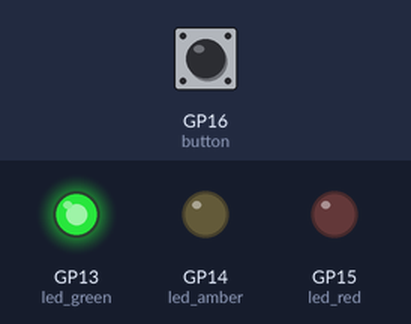
This program was run on a simulated Raspberry Pi Pico running MicroPython. Shown: output pins drawn as LEDs (lit = HIGH). The inputs (shaded band) are chosen by the test bench; at power-on: GP16 (button) LOW. Threads take turns every 2 ms.

Above: at 1.2 s.
1.3 s: GP16 (button) pulled HIGH for 0.15 s
At 6.8 s:
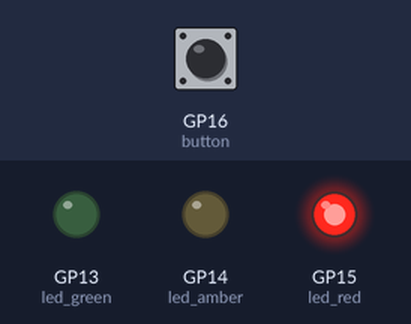
At 11.8 s:
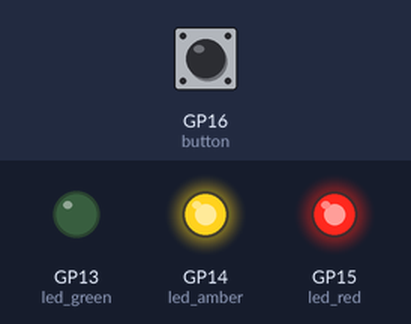
13.5 s: GP16 (button) pulled HIGH for 1 s
At 19.8 s:
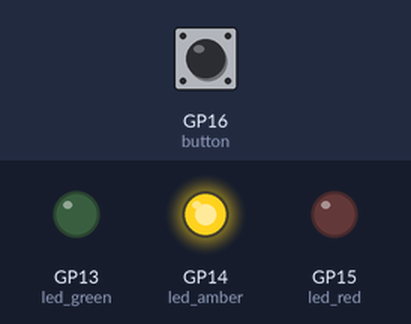
Timing chart, 0 to 33.5 s (numbered marks = the images above; inputs shaded):
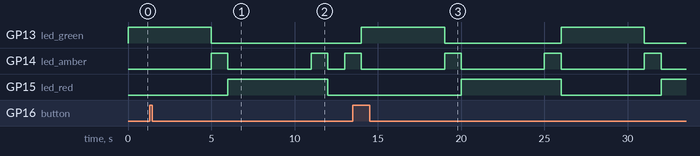

The program:

liikennevalot.py
```python
import machine
import utime
import _thread

led_red = machine.Pin(15, machine.Pin.OUT)
led_amber = machine.Pin(14, machine.Pin.OUT)
led_green = machine.Pin(13, machine.Pin.OUT)
button = machine.Pin(16, machine.Pin.IN, machine.Pin.PULL_DOWN)

global valot_pois
valot_pois = False

def button_reader_thread():
    global valot_pois
    while True:
        if button.value() == 1:
            valot_pois = not valot_pois
            utime.sleep(0.2)

_thread.start_new_thread(button_reader_thread, ())

while True:
    if valot_pois == True:
        led_red.value(0)
        led_green.value(0)
        led_amber.toggle()
        utime.sleep(1)
    else:
        led_green.value(1)
        led_amber.value(0)
        led_red.value(0)
        utime.sleep(5)

        led_green.value(0)
        led_amber.value(1)
        led_red.value(0)
        utime.sleep(1)

        led_green.value(0)
        led_amber.value(0)
        led_red.value(1)
        utime.sleep(5)

        led_green.value(0)
        led_amber.value(1)
        led_red.value(1)
        utime.sleep(1)
```

Measured:
- after the input at 1.3 s, GP13 (led_green): goes on until 5.0 s, then stays LOW
- after the input at 13.5 s, GP13 (led_green): alternates HIGH for 5.0 s and LOW for 7.0 s, starting after 0.50 s; GP14 (led_amber): alternates HIGH for 1.0 s and LOW for 5.0 s, starting after 5.5 s; GP15 (led_red): LOW → HIGH after 6.5 s, → LOW 6.0 s later, → HIGH 6.0 s later
